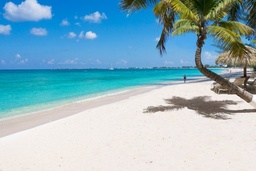
#> input picture 2pac/labs/3-PD/img/beach.jpg, 256 x 171 px, shrunk from 550 x 367 before the run
$ jupyter execute 3-PD.ipynb   (shell and % lines are left out)
#> lines starting #> are read from the running program, lines starting #| are printed output that depends on the picture
### 2pac/labs/3-PD/seam_carving_util.py
import numpy as np
import scipy.ndimage as nd

def rgb2gray(rgb):
    return np.dot(rgb[...,:3], [0.299, 0.587, 0.114])

def norm(image):
    image += np.abs(image.min())
    return image*(1./image.max())

def top3(mat, point):
    assert len(mat.shape) == 2

    if point[0] == 0: return np.array([])
    if point[1] == 0: return np.array([mat[point[0]-1,point[1]], mat[point[0]-1,point[1]+1]])
    if point[1] == mat.shape[1]-1: return np.array([mat[point[0]-1,point[1]-1], mat[point[0]-1,point[1]]])
    return np.array([mat[point[0]-1,point[1]-1], mat[point[0]-1,point[1]], mat[point[0]-1,point[1]+1]])

# [28 lines left out: functions del_path, min_at, not called in this run]

'''
Colorea un camino (lista de píxeles) de rojo sobre una imagen.
'''
# [4 lines left out: function mark_path, not called in this run]

### 2pac/labs/3-PD/3-PD.ipynb
<div style="padding:30px; color: white; background-color: #0071CD">
<center>
</img>
<center>
<p>
<h1>Algorítmica Avanzada</h1>
<h2>Práctica 3 - Dynamic Programming </h2>
</center>
</p>
</div>

En esta sesión de programación dinámica veremos únicamente un algoritmo de procesamiento de imágenes. En este notebook se incluyen muchos conceptos que puede que os suenen extraños a día de hoy, sobretodo si no se ha visto tratamiento de imágenes. Independientemente, la única parte del algoritmo que se os pide impementar es aquella que contiene de forma explícita la programación dinámica, así que solo nos hace falta ver la imagen como una matriz de valores y de esta forma podremos trabajar con ella sin demasiado problema.

## 0 Conceptos esenciales

1. __Imágen__: Aunque existen diversas representaciones de una imagen a nivel informático, nosotros trabajaremos con la representación RGB, en la que una imagen de $m \times n$ pixeles se representa con una matriz de $m \times n \times 3$ (Una capa para Red, otra para Green y otra para Blue)

2. __Gradiente de una imágen__: El gradiente de una imagen es, intuitivamente el valor puntual de la derivada de la imagen en un punto concreto. De forma mas sencilla, el gradiente de una imagen muestra cuanto de diferente es el valor de un pixel respecto a los elementos adyacentes. En una zona en la que el gradiente sea bajo se tratará de una zona homogenea, y una zona de gradiente alto suele indicar un borde.

## 1 Seam Carving
El algoritmo Seam Carving es un algoritmo que nos permite redimensionar imágenes teniendo en cuenta el contenido de la misma.

El método consite en lo siguiente, dada una imagen cualquiera:

1. Calcular el gradiente horizontal de la imágen en valor absoluto

2. Cómputo de todos los posibles caminos mínimos

3. Obtener el camino mínimo

4. Eliminar el camino mínimo


En cas de no tenir els packages:

```
import sys
!{sys.executable} -m pip install numpy matplotlib scipy scikit-image
```

[cell 1]
#matplotlib notebook
import sys
import numpy as np
import matplotlib.pyplot as plt
import scipy.ndimage as nd
from skimage import color, data, restoration
from seam_carving_util import rgb2gray, norm, top3, del_path, min_at, mark_path

### 1.1 Caminos mínimos

Para simplificar el ejercicio lo máximo posible los apartados 1 y 4 ya están implementados, en el 2 tendremos que crear una matriz del mismo tamaño de la imagen utilizando la siguiente formulación:

Sean $I$ la matriz con los gradientes de la imagen original y $D$ la imagen generada utilizando Dynamic Programming:

$D_{i,j} = I_{i,j}+\min\Big[D_{i-1, j-1},\quad D_{i-1, j},\quad D_{i-1,j+1}\Big]$

Intuitivamente, calculamos $D_{i,j}$ como la suma de $I_{i,j}$ y el valor mínimo de los tres elementos superiores.

[cell 2]
## Carga la imagen en memoria
print("0. Carga la imagen original")
im = plt.imread('img/beach.jpg') / 255.
plt.imshow(im)
plt.show()

## Aplica un filtro de Sobel para calcular el gradiente
print("1. Calcula el gradiente horizontal de la imagen")
dx = nd.sobel(rgb2gray(im), 1)
#> in rgb2gray, `return np.dot(rgb[...,:3], [0.299, 0.587, 0.114])`:
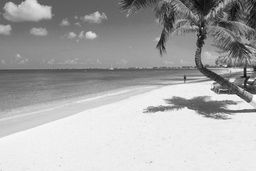
#> returned value: shape (171, 256) float64; min 0.0348, max 0.989, mean 0.667
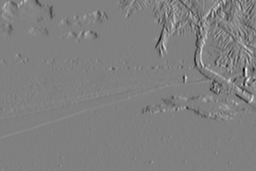
#> dx: shape (171, 256) float64; min -2.79, max 2.77, mean -0.000835; drawn with min black and max white
plt.imshow(np.abs(dx), cmap='gray')
plt.show()
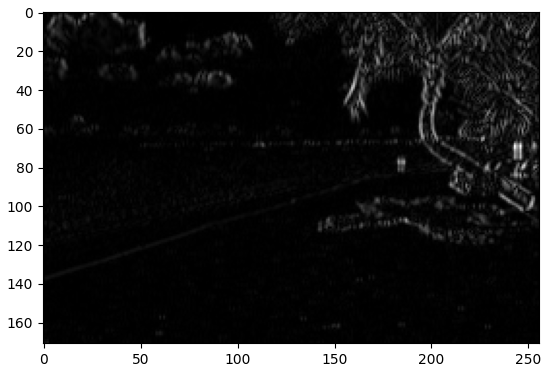
#> figure drawn by matplotlib, 1 panel

[cell 3]
def dynamic_programming(mat):
    """
    Se pueden utilizar las funciones importadas del archivo seam_carving_util.py que son:
    - top3: obtiene los tres elementos superiores (es decir, el valor de los 3 elementos superiores)
            de un punto (píxel) en la matriz
    - min_at: obtiene la posición del elemento mas pequeño de un array


    Nota: Existeix np.argmin


    Arguments
    ---------
        mat, np.ndarray
            Two dimensional numpy object

    Returns
    -------
        np.ndarray
            Numpy array with the same shape as mat
    """

    # Init the DP matrix to an empty
    # ndarray with same hsape as mat

    dp_mat = np.empty(mat.shape)

    # We loop over all the elements of mat
    # and fill the empty ndarray

    for i in range(1, dp_mat.shape[0]):
        for j in range(dp_mat.shape[1]):
            dp_mat[i][j] = mat[i][j] + min(top3(dp_mat, [i, j]))

    return dp_mat

### Algoritmo 1

[cell 4]
def min_path_find(mat):
    """
    Find the optimal vertical energy seam in a
    two dimensional numpy array.

    Arguments
    ---------
        mat, np.ndarray
            Two dimensional numpy object

    Returns
    -------
        list, of tuples
            Minimal energy seam
    """

    n, m = mat.shape

    # We init the path with the minimal
    # energy of the last row of the image

    pivot = (n-1, np.argmin(mat[n-1]))
    path = [pivot]

    # Loop over all the rows above the last one
    # and without including the first.

    for i in range(n-1, 0, -1):

        # Compute the left and right boundaries
        # of the superior triplet of pixels
        # Like top3 but considering the indices

        t_l = pivot[1] - 1 if pivot[1] > 0 else pivot[1]
        t_r = pivot[1] + 1 if pivot[1] < m - 1 else pivot[1]

        # Generate the list of inidices and compute the
        # argmin of them in the matrix, update the pivot
        # with the optimal one

        indices = list(zip([i-1 for _ in range(t_l, t_r+1)], list(range(t_l, t_r+1))))
        arg_min = np.argmin(mat[i-1][t_l:t_r+1])

        pivot = indices[arg_min]
        path.append(pivot)

    return path

### Algoritmo 2

Aquest algoritme és una variant de l'anterior. En aquest cas el pirmer pivot pot trobar-se en qualsevol punt de la frontera de la imatge.
És a dir, les llistes mínimes no només seràn verticals i ascendents, sinó també horitzontals.

A més, s'ofereix un parametre opcional (`rand`) que controla l'estrategia alhora d'escollir el mínim pivot de la frontera.
Si aquest és `True`, es computaran els mínims de cada costat de la frontera i es triarà un de manera aleatoria.

[cell 5]
from random import choice

def min_path_find_2(mat, rand=False):
    """
    Find the optimal energy seam in a
    two dimensional numpy array.

    Arguments
    ---------
        mat, np.ndarray
            Two dimensional numpy object

        rand, bool (optional)
            If the first pivot pick
            should be pseudo-random

    Returns
    -------
        list, of tuples
            Minimal energy seam
    """

    n, m = mat.shape
    vert = True

    # Compute the boundary borders

    top = [((0, i), mat[0][i]) for i in range(m)]
    bot = [((n-1, i), mat[n-1][i]) for i in range(m)]
    left = [((i, 0), mat[i][0]) for i in range(n)]
    right = [((i, m-1), mat[i][m-1]) for i in range(n)]

    if rand:

        # Random step:
        # Maybe the global min of the boundary is not the best
        # so we can compute the min of each border, and pick
        # one randomly

        pivot = choice([
                min(top, key=lambda x: x[1]),
                min(bot, key=lambda x: x[1]),
                min(left, key=lambda x: x[1]),
                min(right, key=lambda x: x[1])])[0]

    else:

        # In general, we will pick the global min
        # point of the whole boundary

        bound = top + bot + left + right
        pivot = min(bound, key=lambda x: x[1])[0]

    path = [pivot]

    # Vertical, going down

    if pivot[0] == 0:
        for i in range(n-1):
            t_l = pivot[1] - 1 if pivot[1] > 0 else pivot[1]
            t_r = pivot[1] + 1 if pivot[1] < m - 1 else pivot[1]

            indices = list(zip([i+1 for _ in range(t_l, t_r+1)], list(range(t_l, t_r+1))))
            arg_min = np.argmin(mat[i+1, t_l:t_r+1])

            pivot = indices[arg_min]
            path.append(pivot)

    # Vertical, going up

    elif pivot[0] == n-1:
        for i in range(n-1, 0, -1):
            t_l = pivot[1] - 1 if pivot[1] > 0 else pivot[1]
            t_r = pivot[1] + 1 if pivot[1] < m - 1 else pivot[1]

            indices = list(zip([i-1 for _ in range(t_l, t_r+1)], list(range(t_l, t_r+1))))
            arg_min = np.argmin(mat[i-1, t_l:t_r+1])

            pivot = indices[arg_min]
            path.append(pivot)

    # Horizontal, going right

    elif pivot[1] == 0:
        for i in range(m-1):
            t_l = pivot[0] - 1 if pivot[0] > 0 else pivot[0]
            t_r = pivot[0] + 1 if pivot[0] < n - 1 else pivot[0]

            indices = list(zip(list(range(t_l, t_r+1)), [i+1 for _ in range(t_l, t_r+1)]))
            arg_min = np.argmin(mat[t_l:t_r+1, i+1])

            pivot = indices[arg_min]
            path.append(pivot)

        vert = False

    # Horizontal, going left

    elif pivot[1] == m-1:
        for i in range(m-1, 0, -1):
            t_l = pivot[0] - 1 if pivot[0] > 0 else pivot[0]
            t_r = pivot[0] + 1 if pivot[0] < n - 1 else pivot[0]

            indices = list(zip(list(range(t_l, t_r+1)), [i-1 for _ in range(t_l, t_r+1)]))
            arg_min = np.argmin(mat[t_l:t_r+1, i-1])

            pivot = indices[arg_min]
            path.append(pivot)

        vert = False

    return path, vert

### Tests

Obviament, donat que a l'hore de calcular el primer pivot es fan més operacions, l'algoritme `min_path_find_2` és més costos.

[cell 6]
from time import time

mat = dynamic_programming(np.abs(dx))
#> after the loop in dynamic_programming, `for i in range(1, dp_mat.shape[0]):`:
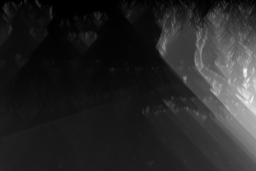
#> dp_mat: shape (171, 256) float64; min 0, max 11.27, mean 1.7; drawn with min black and max white

t1 = time()
p1 = min_path_find(mat)
#> in min_path_find, `pivot = (n-1, np.argmin(mat[n-1]))`: pivot = (170, 56)
#> in min_path_find, `path = [pivot]`: path = [(170, 56)]
#> the loop in min_path_find, `for i in range(n-1, 0, -1):` made 170 passes
#> (t_l, t_r, arg_min, pivot) on passes 1 to 3: (55, 57, 1, (169, 56)), (55, 57, 1, (168, 56)), (55, 57, 1, (167, 56))
#> after the loop in min_path_find, `for i in range(n-1, 0, -1):`: path = 171 pairs, first value 0 to 170, second value 34 to 64
#> p1 has the same summary as path in min_path_find
t1 = time() - t1

t2 = time()
p2, _ = min_path_find_2(mat)
#> in min_path_find_2, `top = [((0, i), mat[0][i]) for i in range(m)]`: top = 256 items
#> in min_path_find_2, `left = [((i, 0), mat[i][0]) for i in range(n)]`: left = 171 items
#> in min_path_find_2, `bound = top + bot + left + right`: bound = 854 items
#> in min_path_find_2, `pivot = min(bound, key=lambda x: x[1])[0]`: pivot = (0, 53)
#> in min_path_find_2, `path = [pivot]`: path = [(0, 53)]
#> the loop in min_path_find_2, `for i in range(n-1):` made 170 passes
#> (t_l, t_r, arg_min, pivot) on passes 1 to 3: (52, 54, 2, (1, 54)), (53, 55, 1, (2, 54)), (53, 55, 0, (3, 53))
#> after the loop in min_path_find_2, `for i in range(n-1):`: path = 171 pairs, first value 0 to 170, second value 43 to 61
#> p2 has the same summary as path in min_path_find_2
t2 = time() - t2

print(f"min_path_find:   {t1:2.6f} s.")
print(f"min_path_find_2: {t2:2.6f} s.")

### Refactor utils

La funció que es donat actualment per a borrar llistes d'una imatge (`del_path`) no pot borrar llistes horitzonals.
Per tant, he hagut d'adaptar la funció per a poder fer-ho.

A més, també he modificat la funció per a pintar llistes de punts, tal que accepti el color de la llsita a pintar com a parametre opcional (tenint el vermell per defecte).

[cell 7]
def del_path_gen(mat, path, vert=True):
    """
    Function to delete both
    vertical and horizontal paths

    Parameter
    ---------
        mat, np.ndarray

        path, list

        vert, bool (optional)
            If True, the path is vertical,
            False for horizontal

    Returns
    -------
        np.ndarray
    """

    if vert:
        if len(mat.shape) == 2:
            dim = [mat.shape[0], mat.shape[1]-1]
            ret = np.zeros(dim).astype('float')

            for i in path:
                ret[i[0],:i[1]] = mat[i[0],:i[1]]
                ret[i[0],i[1]:] = mat[i[0],i[1]+1:]

            return ret

        if len(mat.shape) == 3 and mat.shape[2] == 3:
            dim = [mat.shape[0], mat.shape[1]-1, mat.shape[2]]
            ret = np.zeros(dim).astype('float')

            for i in path:
                ret[i[0],:i[1], :] = mat[i[0],:i[1], :]
                ret[i[0],i[1]:, :] = mat[i[0],i[1]+1:, :]

            return ret
    else:
        if len(mat.shape) == 2:
            dim = [mat.shape[0]-1, mat.shape[1]]
            ret = np.zeros(dim).astype('float')

            for i in path:
                ret[:i[0],i[1]] = mat[:i[0],i[1]]
                ret[i[0]:,i[1]] = mat[i[0]+1:,i[1]]

            return ret

        if len(mat.shape) == 3 and mat.shape[2] == 3:
            dim = [mat.shape[0]-1, mat.shape[1], mat.shape[2]]
            ret = np.zeros(dim).astype('float')

            for i in path:
                ret[:i[0],i[1], :] = mat[:i[0],i[1], :]
                ret[i[0]:,i[1], :] = mat[i[0]+1:,i[1], :]

            return ret


def mark_path_c(img, path, color=[1, 0, 0]):
    """
    Function to colorize a given path in an image
    with any RGB color.

    Parameters
    ----------
        img, np.ndarray

        path, list

        color, list (optional, default=[1, 0, 0])
            The color to paint with

    Returns
    -------
        np.ndarray
    """

    for i in path:
        img[i] = np.array(color)

    return img

[cell 8]
# Reset

im = plt.imread('img/beach.jpg') / 255.
dx = nd.sobel(rgb2gray(im), 1)


print("2. Calcula la matriz de programación dinámica")
tmp = dynamic_programming(np.abs(dx))
#> after the loop in dynamic_programming (call 2), `for i in range(1, dp_mat.shape[0]):`:
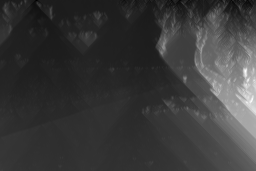
#> dp_mat: shape (171, 256) float64; min -1.34, max 10.49, mean 1.34; drawn with min black and max white

print("3. Busca el camino de mínimo cambio (tres metodos)")
path1 = min_path_find(tmp)
#> the loop in min_path_find (call 2), `for i in range(n-1, 0, -1):` made 170 passes
#> (t_l, t_r, indices, arg_min) on passes 1 to 3: (109, 111, [(169, 109), (169, 110), (169, 111)], 1), (109, 111, [(168, 109), (168, 110), (168, 111)], 1), (109, 111, [(167, 109), (167, 110), (167, 111)], 1)
path2, v1 = min_path_find_2(tmp)
path3, v2 = min_path_find_2(tmp, rand=True)

plt.imshow(tmp, cmap='gray')
plt.show()

print("4. Elimina los caminos de la imagen")

updated = del_path_gen(im, path1)
#> the loop in del_path_gen, `for i in path:` made 171 passes
#> i on passes 1 to 3: (170, 110), (169, 110), (168, 110)
updated = del_path_gen(im, path2, vert=v1)
#> the loop in del_path_gen (call 2), `for i in path:` made 171 passes
#> i on passes 1 to 3: (0, 36), (1, 35), (2, 34)
updated = del_path_gen(im, path3, vert=v2)
#> call 3 of del_path_gen, with vert = True
#> the loop in del_path_gen (call 3), `for i in path:` made 171 passes
#> i on passes 1 to 3: (0, 255), (1, 254), (2, 253)
#> after the loop in del_path_gen (call 3), `for i in path:`:
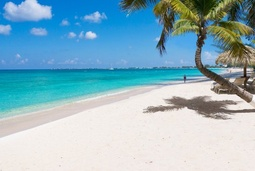
#> ret: shape (171, 255, 3) float64; mean R, G, B 0.558, 0.705, 0.76

# Muestra el camino eliminado sobre la imágen original

im = mark_path_c(im, path1, color=[1, 0, 0]) # Red
#> the loop in mark_path_c, `for i in path:` made 171 passes
im = mark_path_c(im, path2, color=[0, 1, 0]) # Green
#> the loop in mark_path_c (call 2), `for i in path:` made 171 passes
#> after the loop in mark_path_c (call 2), `for i in path:`:
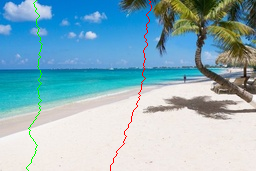
#> img: shape (171, 256, 3) float64; mean R, G, B 0.558, 0.703, 0.753
im = mark_path_c(im, path3, color=[0, 0, 1]) # Blue

plt.imshow(im)
plt.show()

print("\tRojo:  Algoritmo 1")
print("\tVerde: Algoritmo 2")
print("\tAzul:  Algoritmo 2, randomizado")

### 1.2 Eliminando zonas concretas de una imagen

Ahora suponed que, en lugar de eliminar el camino mínimo de una imagen queremos eliminar un elemento de la imagen sin que se note. Tomad como ejemplo las siguientes dos imágenes.

Alguna idea de como obtener este resultado?

[cell 9]
"""
Para que funcionen los siguientes bloques de código, es probable que tengáis que reiniciar el kernel.
Aquí obtenemos las coordenadas de una imagen obteniendo los clicks del usuario sobre esta.
"""

import numpy as np
import matplotlib.pyplot as plt
import matplotlib

beach = plt.imread('./img/beach.jpg') / 255.
coords = []

# [12 lines left out: function onclick, not called in this run]


fig = plt.figure()
ax = fig.add_subplot(111)
plt.imshow(beach)
cid = fig.canvas.mpl_connect('button_press_event', onclick)

Ahora le asignamos un peso a la imagen equivalente a `-1e+9` en cada uno de los puntos de dentro del cuadrado mínimo

[cell 10]
# Erase the white boat in the horizon

if len(coords) != 2:
    coords = [(222, 123), (255, 157)]

print(coords)

def remove_pixels(img, coords):
    img.setflags(write=1)

    coords = [(min(coords[0][0], coords[1][0]), min(coords[0][1], coords[1][1])),
              (max(coords[0][0], coords[1][0]), max(coords[0][1], coords[1][1]))]

    if len(img.shape) == 2:
        # Cuadrado a negativo grande. Fuerza a los caminos a pasar por ahí.

        img[coords[0][1]:coords[1][1], coords[0][0]:coords[1][0]] = -1e+9

    else:
        # Cuadrado a 0. Lo ponemos a negro para el display

        img[coords[0][1]:coords[1][1], coords[0][0]:coords[1][0], :] = 0

    return img

new = remove_pixels(beach, coords)

plt.figure()
plt.imshow(new)

[cell 11]
def removePatch(img, coords, algorithm=2, rand=False):
    """
    Use a seam carving DP algortihm
    to erase a selected zone of an image.

    Arguments
    ---------
        img, np.ndarray
            Image to modify

        coords, list
            Coordinates of the zone to erase,
            [top-left, bottom-right] corners

        algorithm, int (optional=[1,2], default=2)
            Which algorithm to use when finding
            the optimal seams
                1: Vertical bottom to top seams only
                2: Can begin from anywhere in the corners

        rand, bool (optional)
            If the picked algorithm is 2,
            denotes the randomness of the first pivot

    Returns
    -------
        np.ndarray
            New image with the zone erased
    """

    # Compute the gradient (without the abs value)
    # and the energy matrix of the image with
    # the obscure rectangle

    dx = nd.sobel(rgb2gray(img), 1)
    img_mat = remove_pixels(dx, coords)
    mat = dynamic_programming(img_mat)

    # The list length is the base length of
    # the rectangle defined by coords

    dist = abs(coords[0][1] - coords[1][1])

    # We will generate the list of seams
    # to erase

    for i in range(dist):
        if algorithm == 1:
            actual = min_path_find(mat)
            mat = del_path_gen(mat, actual)
            img = del_path_gen(img, actual)
            continue

        actual, vert = min_path_find_2(mat, rand=rand)
        mat = del_path_gen(mat, actual, vert=vert)
        img = del_path_gen(img, actual, vert=vert)

    return img

[cell 12]
# Original image

img = plt.imread('./img/beach.jpg') / 255.
plt.figure("Original")
plt.imshow(img)
plt.show()

# Algorithm 1: min_path_find

alg1 = removePatch(img, coords, algorithm=1)
#> after the loop in dynamic_programming (call 3), `for i in range(1, dp_mat.shape[0]):`:
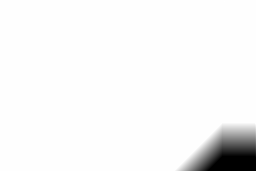
#> dp_mat: shape (171, 256) float64; min -3.4e+10, max 1.81, mean -1.24e+09; drawn with min black and max white
plt.figure("Algorithm 1: min_path_find")
plt.imshow(alg1)
plt.show()

# Algorithm 2: min_path_find_2

alg2 = removePatch(img, coords, algorithm=2, rand=False)
plt.figure("Algorithm 2: min_path_find_2")
plt.imshow(alg2)
plt.show()

# Algorithm 2: min_path_find_2, randomized

alg2 = removePatch(img, coords, algorithm=2, rand=True)
#> call 3 of removePatch, with algorithm = 2, rand = True
#> after the loop in removePatch (call 3), `for i in range(dist):`:
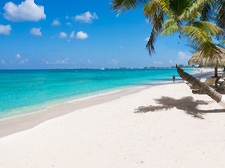
#> img: shape (168, 225, 3) float64; mean R, G, B 0.547, 0.705, 0.767
#> after the loop in removePatch (call 3), `for i in range(dist):`:
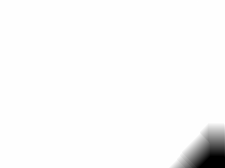
#> mat: shape (168, 225) float64; min -3.4e+10, max 1.81, mean -771296334; drawn with min black and max white

$ run again, with 2pac/labs/3-PD/img/agbar.jpg copied over 2pac/labs/3-PD/img/beach.jpg
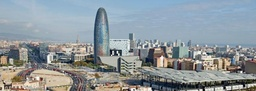
#> input picture 2pac/labs/3-PD/img/agbar.jpg, 256 x 91 px, shrunk from 655 x 233 before the run
#> in min_path_find, `pivot = (n-1, np.argmin(mat[n-1]))`: pivot = (90, 0)
#> in min_path_find, `path = [pivot]`: path = [(90, 0)]
#> the loop in min_path_find, `for i in range(n-1, 0, -1):` made 90 passes
#> pivot on passes 1 to 8: (89, 0), (88, 0), (87, 0), (86, 0), (85, 0), (84, 0), (83, 0), (82, 0)
#> after the loop in min_path_find, `for i in range(n-1, 0, -1):`: path = 91 pairs, first value 0 to 90, second value 0 to 0
#> top = 256 items
#> left = 91 items
#> bound = 694 items
#> in min_path_find_2, `pivot = min(bound, key=lambda x: x[1])[0]`: pivot = (0, 0)
#> in min_path_find_2, `path = [pivot]`: path = [(0, 0)]
#> the loop in min_path_find_2, `for i in range(n-1):` made 90 passes
#> pivot on passes 1 to 8: (1, 0), (2, 0), (3, 0), (4, 0), (5, 0), (6, 0), (7, 0), (8, 0)
#> after the loop in min_path_find_2, `for i in range(n-1):`: path = 91 pairs, first value 0 to 90, second value 0 to 0
#> after the loop in dynamic_programming (call 2), `for i in range(1, dp_mat.shape[0]):`:
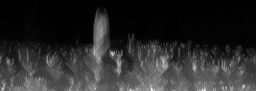
#> dp_mat: shape (91, 256) float64; min 0, max 9.78, mean 1.62; drawn with min black and max white
#> the loop in min_path_find (call 2), `for i in range(n-1, 0, -1):` made 90 passes
#> (t_l, t_r, indices, arg_min) on passes 1 to 8: (58, 60, [(89, 58), (89, 59), (89, 60)], 1), (58, 60, [(88, 58), (88, 59), (88, 60)], 0), (57, 59, [(87, 57), (87, 58), (87, 59)], 1), (57, 59, [(86, 57), (86, 58), (86, 59)], 0), (56, 58, [(85, 56), (85, 57), (85, 58)], 0), (55, 57, [(84, 55), (84, 56), (84, 57)], 0), (54, 56, [(83, 54), (83, 55), (83, 56)], 0), (53, 55, [(82, 53), (82, 54), (82, 55)], 1)
#> the loop in del_path_gen, `for i in path:` made 91 passes
#> i on passes 1 to 8: (90, 59), (89, 59), (88, 58), (87, 58), (86, 57), (85, 56), (84, 55), (83, 54)
#> the loop in del_path_gen (call 2), `for i in path:` made 91 passes
#> i on passes 1 to 8: (0, 55), (1, 54), (2, 55), (3, 54), (4, 53), (5, 52), (6, 51), (7, 51)
#> the loop in mark_path_c, `for i in path:` made 91 passes
#> the loop in mark_path_c (call 2), `for i in path:` made 91 passes
#> after the loop in removePatch (call 3), `for i in range(dist):`:
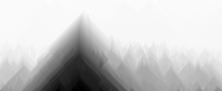
#> mat: shape (91, 222) float64; min -109, max 1.84, mean -21.4; drawn with min black and max white
